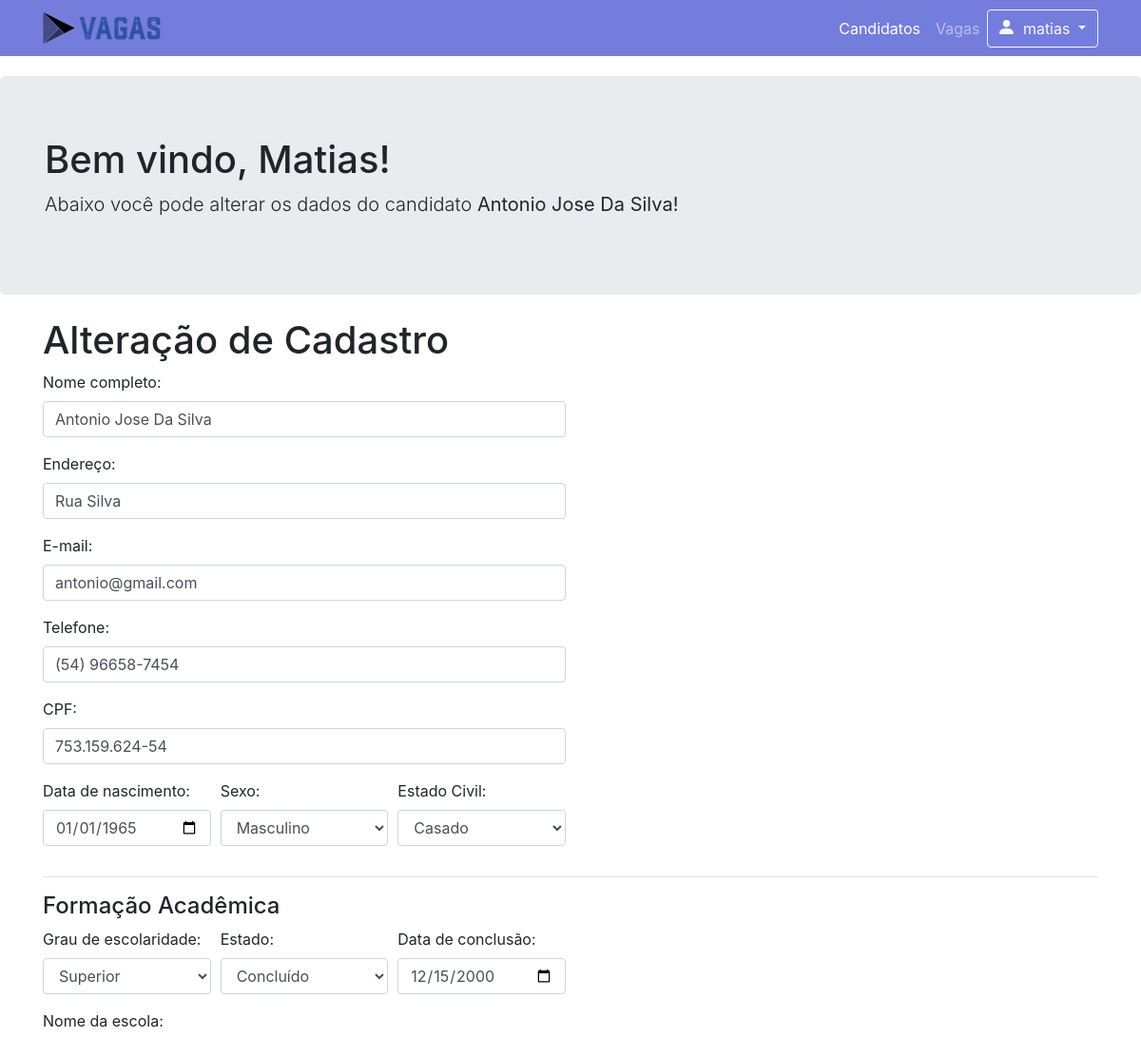
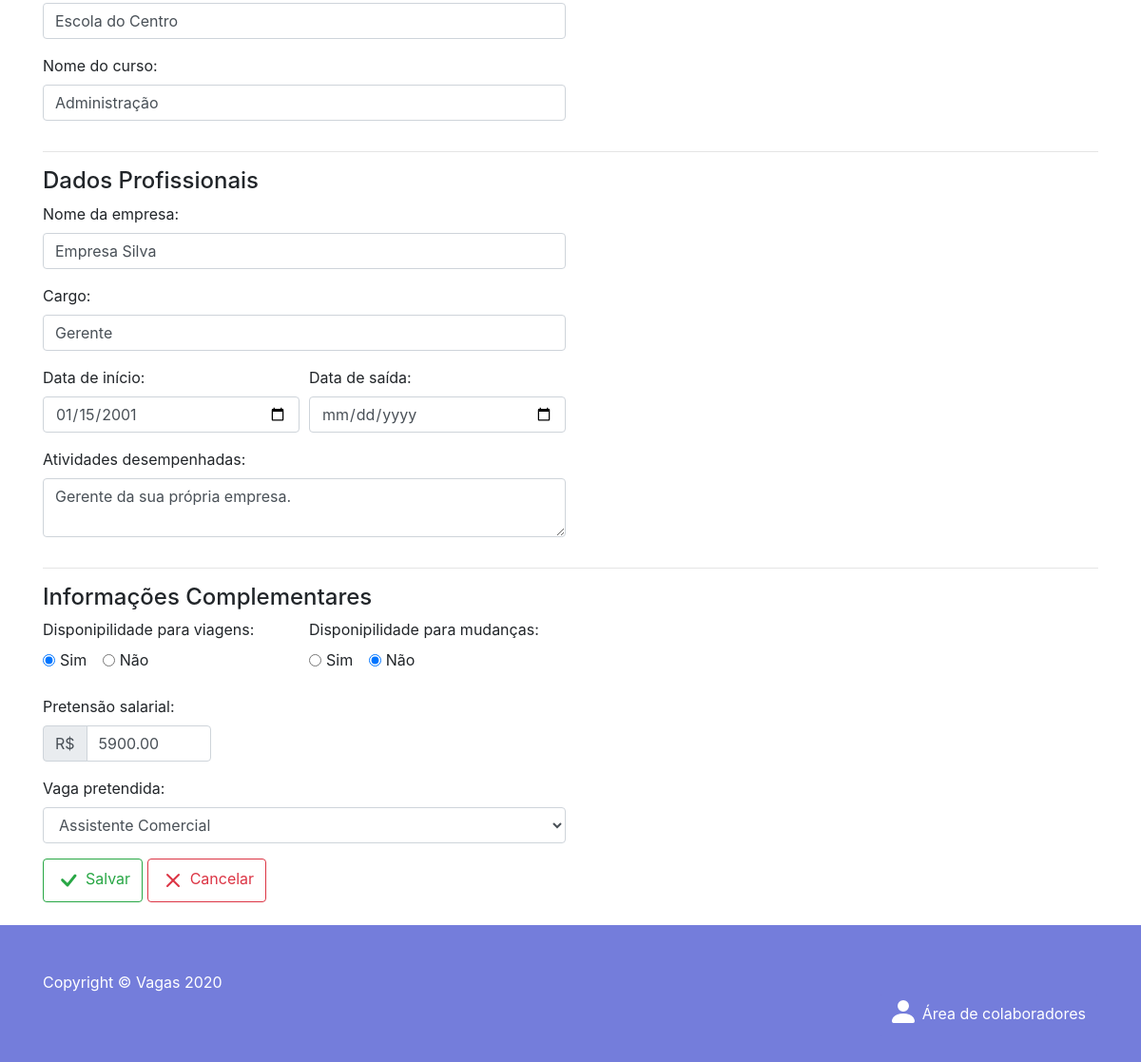
/cadastro_edit.php?id=291 (signed in), run on the app's committed database (2 pictures, top to bottom).
### tables this page shows
CREATE TABLE `pessoas` (
  `cod_pessoa` int(11) NOT NULL,
  `nome` varchar(200) NOT NULL,
  `endereco` varchar(200) NOT NULL,
  `telefone` varchar(16) NOT NULL,
  `email` varchar(255) NOT NULL,
  `cpf` varchar(14) NOT NULL,
  `data_nascimento` date NOT NULL,
  `sexo` varchar(20) NOT NULL,
  `estado_civil` varchar(20) NOT NULL,
  `grau` varchar(25) NOT NULL,
  `estado_conclusao` varchar(25) NOT NULL,
  `data_conclusao` date NOT NULL,
  `escola` varchar(50) NOT NULL,
  `curso` varchar(50) NOT NULL,
  `empresa` varchar(50) NOT NULL,
  `cargo` varchar(50) NOT NULL,
  `data_inicio` date NOT NULL,
  `data_final` date NOT NULL,
  `atividades` varchar(500) NOT NULL,
  `disp_viagens` varchar(20) NOT NULL,
  `disp_mudancas` varchar(20) NOT NULL,
  `pretensao` varchar(10) NOT NULL,
  `vaga_pretendida` varchar(50) NOT NULL,
  `curriculo` varchar(255) NOT NULL
);

### cadastro_edit.php (the view, shortened to what this page needs)
<!DOCTYPE html>
<html lang="pt-br">
<head>
	<link href="vendor/bootstrap/css/bootstrap.min.css" rel="stylesheet">
	<link href="css/heroic-features.css" rel="stylesheet">
</head>
<body>
	<nav class="navbar navbar-expand-lg navbar-dark bg-dark fixed-top">
		<div class="container">
			<a class="navbar-brand">
				<img class="logo" src="img/logot.png">
			</a>
			<div class="collapse navbar-collapse" id="navbarResponsive">
				<ul class="navbar-nav ml-auto">
					<li class="nav-item active">
						<a class="nav-link" href="pesquisa.php">Candidatos
						</a>
					</li>
					<li class="nav-item">
						<a class="nav-link" href="cadastro_vagas.php">Vagas
						</a>
					</li>
					<li class="btn-group">
						<button type="button" class="btn btn-outline-light dropdown-toggle" data-toggle="dropdown" aria-haspopup="true" aria-expanded="false">
							<svg width="20px" height="20px" viewBox="2 2 16 16" class="bi bi-person-fill" fill="currentColor" xmlns="http://www.w3.org/2000/svg">
								<path fill-rule="evenodd" d="M3 14s-1 0-1-1 1-4 6-4 6 3 6 4-1 1-1 1H3zm5-6a3 3 0 1 0 0-6 3 3 0 0 0 0 6z"/>
							</svg>
							<?php echo $_SESSION['usuario']; ?>
						</button>
					</li>
				</ul>
			</div>
		</div>
	</nav>
	<?php
	include "conexao.php";
	$id = $_GET['id'] ?? '';
	$sql = "SELECT * FROM pessoas WHERE cod_pessoa = $id";
	$dados = mysqli_query($conn, $sql);
	$linha = mysqli_fetch_assoc($dados);
	$disp_viagens = $linha['disp_viagens'];
	$disp_mudancas = $linha['disp_mudancas'];
	?>
	<header class="jumbotron my-4">
		<div class="container">
			<h1 class="display-8">Bem vindo, <a class="text-capitalize"><?php echo $_SESSION['usuario']; ?>! </a></h1>
			<p class="lead">Abaixo você pode alterar os dados do candidato <b><a class="text-capitalize"> <?php echo $linha['nome']; ?>! </a></b></p>
		</div>
	</header>
	<div class="container">
		<div class="row">
			<div class="col">
				<h1>Alteração de Cadastro</h1>
				<form action="edit_script.php" method="POST">
					<div class="form-row">
						<div class="form-group col-md-6">
							<label for="nome">Nome completo:</label>
							<input type="text" class="form-control" name="nome" required value="<?php echo $linha['nome']; ?>">
						</div>
					</div>
					<div class="form-row">
						<div class="form-group col-md-6">
							<label for="endereco">Endereço:</label>
							<input type="text" class="form-control" name="endereco" value="<?php echo $linha['endereco']; ?>">
						</div>
					</div>
					<div class="form-row">
						<div class="form-group col-md-6">
							<label for="email">E-mail:</label>
							<input type="email" class="form-control" name="email" value="<?php echo $linha['email']; ?>">
						</div>
					</div>
					<div class="form-row">
						<div class="form-group col-md-6">
							<label for="telefone">Telefone:</label>
							<input type="text" class="form-control" name="telefone" onkeypress="$(this).mask('(00) 00000-0000');" value="<?php echo $linha['telefone']; ?>">
						</div>
					</div>
					<div class="form-row">
						<div class="form-group col-md-6">
							<label for="cpf">CPF:</label>
							<input type="text" class="form-control" name="cpf" onkeypress="$(this).mask('000.000.000-00');" value="<?php echo $linha['cpf']; ?>">
						</div>
					</div>
					<div class="form-row">
						<div class="form-group col-md-2">
							<label for="data_nascimento">Data de nascimento:</label>
							<input type="date" class="form-control" name="data_nascimento" value="<?php echo $linha['data_nascimento']; ?>">
						</div>
						<div class="form-group col-md-2">
							<label for="sexo">Sexo:</label>
							<select class="form-control" name="sexo" id="sexo">
								<option><?php echo $linha['sexo']; ?></option>
							</select>
						</div>
						<div class="form-group col-md-2">
							<label for="estado_civil">Estado Civil:</label>
							<select class="form-control" name="estado_civil" id="estado_civil">
								<option><?php echo $linha['estado_civil']; ?></option>
							</select>
						</div>
					</div>
					<hr>
					<h4>Formação Acadêmica</h4>
					<div class="form-row">
						<div class="form-group col-md-2">
							<label for="grau">Grau de escolaridade:</label>
							<select class="form-control" name="grau" id="grau">
								<option><?php echo $linha['grau']; ?></option>
							</select>
						</div>
						<div class="form-group col-md-2">
							<label for="estado_conclusao">Estado:</label>
							<select class="form-control" name="estado_conclusao" id="estado_conclusao">
								<option><?php echo $linha['estado_conclusao']; ?></option>
							</select>
						</div>
						<div class="form-group col-md-2">
							<label for="data_conclusao">Data de conclusão:</label>
							<input type="date" class="form-control" id="data_conclusao" name="data_conclusao" value="<?php echo $linha['data_conclusao']; ?>">
						</div>
					</div>
					<div class="form-row">
						<div class="form-group col-md-6">
							<label for="escola">Nome da escola:</label>
							<input type="text" class="form-control" id="escola" name="escola" value="<?php echo $linha['escola']; ?>">
						</div>
					</div>
					<div class="form-row">
						<div class="form-group col-md-6">
							<label for="curso">Nome do curso:</label>
							<input type="text" class="form-control" id="curso" name="curso" value="<?php echo $linha['curso']; ?>">
						</div>
					</div>
					<hr>
					<h4>Dados Profissionais</h4>
					<div class="form-row" id="experiencia">
						<div class="form-group col-md-6">
							<label for="empresa">Nome da empresa:</label>
							<input type="text" class="form-control" id="empresa" name="empresa" value="<?php echo $linha['empresa']; ?>">
						</div>
					</div>
					<div class="form-row">
						<div class="form-group col-md-6">
							<label for="cargo">Cargo:</label>
							<input type="text" class="form-control" id="cargo" name="cargo" value="<?php echo $linha['cargo']; ?>">
						</div>
					</div>
					<div class="form-row">
						<div class="form-group col-md-3">
							<label for="data_inicio">Data de início:</label>
							<input type="date" class="form-control" id="data_inicio" name="data_inicio" value="<?php echo $linha['data_inicio']; ?>">
						</div>
						<div class="form-group col-md-3">
							<label for="data_final">Data de saída:</label>
							<input type="date" class="form-control" id="data_final" name="data_final" value="<?php echo $linha['data_final']; ?>">
						</div>
					</div>
					<div class="form-row">
						<div class="form-group col-md-6">
							<label for="atividades">Atividades desempenhadas:</label>
							<textarea type="text" class="form-control" id="atividades" name="atividades"><?php echo $linha['atividades']; ?></textarea>
						</div>
					</div>
					<hr>
					<h4>Informações Complementares</h4>
					<div class="form-row">
						<div class="col-md-3">
							<label for="disp_viagens">Disponipilidade para viagens:</label>
						<div class="form-check form-check-inline">
							<input class="form-check-input" type="radio" name="disp_viagens" id="disp_viagens" value="Yes" <?= $disp_viagens == "Yes" ? 'checked="true"' : ''; ?>>
							<label class="form-check-label" for="disp_viagens">
								Sim
							</label>
						</div>
						<div class="form-check form-check-inline">
							<input class="form-check-input" type="radio" name="disp_viagens" id="disp_viagens" value="No" <?= $disp_viagens == "No" ? 'checked="true"' : ''; ?>>
							<label class="form-check-label" for="disp_viagens">
								Não
							</label>
						</div>
					</div>
					<div class="col-md-3">
						<label for="disp_mudancas">Disponipilidade para mudanças:</label>
					<div class="form-check form-check-inline">
						<input class="form-check-input" type="radio" name="disp_mudancas" id="disp_mudancas" value="Yes" <?= $disp_mudancas == "Yes" ? 'checked="true"' : ''; ?>>
						<label class="form-check-label" for="disp_mudancas">
							Sim
						</label>
					</div>
					<div class="form-check form-check-inline">
						<input class="form-check-input" type="radio" name="disp_mudancas" id="disp_mudancas" value="No" <?= $disp_mudancas == "No" ? 'checked="true"' : ''; ?>>
						<label class="form-check-label" for="disp_mudancas">
							Não
						</label>
					</div>
				</div>
			</div>
			<br>
			<div class="form-row">
				<div class="form-group col-md-2">
					<label for="pretensao">Pretensão salarial:</label>
					<div class="input-group">
						<div class="input-group-prepend">
							<span class="input-group-text" id="pretensao">R$</span>
						</div>
						<input type="number" class="dinheiro form-control" onkeypress="$(this).mask('0000.00');" id="pretensao" name="pretensao" value="<?php echo $linha['pretensao']; ?>">
					</div>
				</div>
			</div>
			<div class="form-row">
				<div class="form-group col-md-6">
					<label for="vaga_pretendida">Vaga pretendida:</label>
					<select class="form-control" name="vaga_pretendida" id="vaga_pretendida">
						<option value="<?php echo $linha['vaga_pretendida']; ?>"><?php echo $linha['vaga_pretendida']; ?></option>
					</select>
				</div>
			</div>
			<button type="submit" class="btn btn-outline-success">
				<svg width="2em" height="2em" viewBox="1 0 16 16" class="bi bi-check" fill="currentColor" xmlns="http://www.w3.org/2000/svg">
					<path fill-rule="evenodd" d="M10.97 4.97a.75.75 0 0 1 1.071 1.05l-3.992 4.99a.75.75 0 0 1-1.08.02L4.324 8.384a.75.75 0 1 1 1.06-1.06l2.094 2.093 3.473-4.425a.236.236 0 0 1 .02-.022z"/>
				</svg>Salvar
			</button>
			<a href="pesquisa.php" class="btn btn-outline-danger">
				Cancelar</a>
				</form>
			</div>
		</div>
	</div>
	<br/>
	<footer class="py-5 bg-dark">
		<div class="container">
			<p class="m-0 text-left text-white">Copyright &copy; Vagas 2020</p>
		</div>
		<div class="container">
			<a href="login.php" class="btn btn-primary m-0 float-right text-black">
				<svg width="2em" height="2em" viewBox="2 2 16 16" class="bi bi-person-fill" fill="currentColor" xmlns="http://www.w3.org/2000/svg">
					<path fill-rule="evenodd" d="M3 14s-1 0-1-1 1-4 6-4 6 3 6 4-1 1-1 1H3zm5-6a3 3 0 1 0 0-6 3 3 0 0 0 0 6z"/>
				</svg>Área de colaboradores</a>
			</div>
			<br/>
		</footer>
	</body>
	</html>

### css/heroic-features.css (style rules this page uses)
body { padding-top: 56px; }

### data on the page
pessoas: nome "Antonio Jose Da Silva", endereco "Rua Silva", email "antonio@gmail.com", telefone "(54) 96658-7454", cpf "753.159.624-54", data_nascimento "01/01/1965", sexo "Masculino", estado_civil "Casado", grau "Superior", estado_conclusao "Concluído", data_conclusao "12/15/2000", escola "Escola do Centro", curso "Administração", empresa "Empresa Silva", cargo "Gerente", data_inicio "01/15/2001", atividades "Gerente da sua própria empresa.", disp_viagens "☑ Disponipilidade para viagens:", disp_mudancas "☐ Disponipilidade para mudanças:", disp_mudancas "☑", pretensao "5900.00", vaga_pretendida "Assistente Comercial"

### other printed values
$_SESSION['usuario'] "matias"
$_SESSION['usuario'] "Matias"
